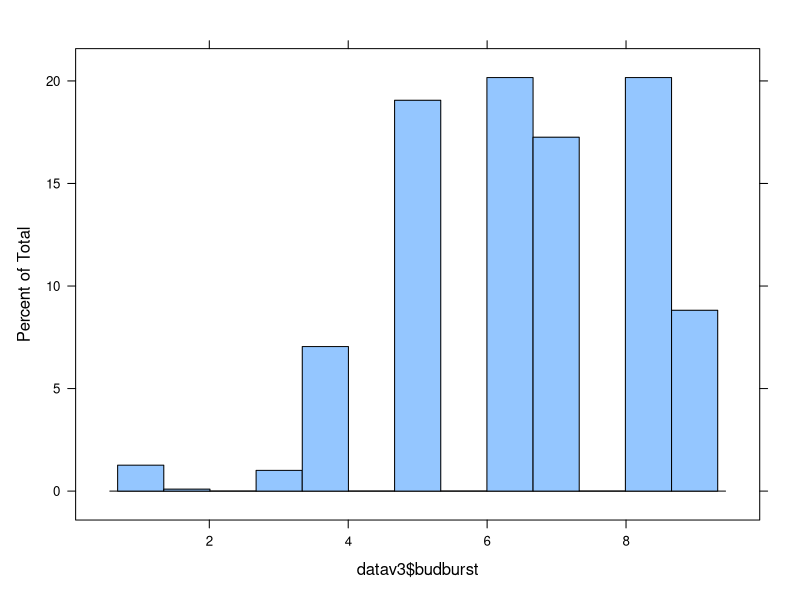
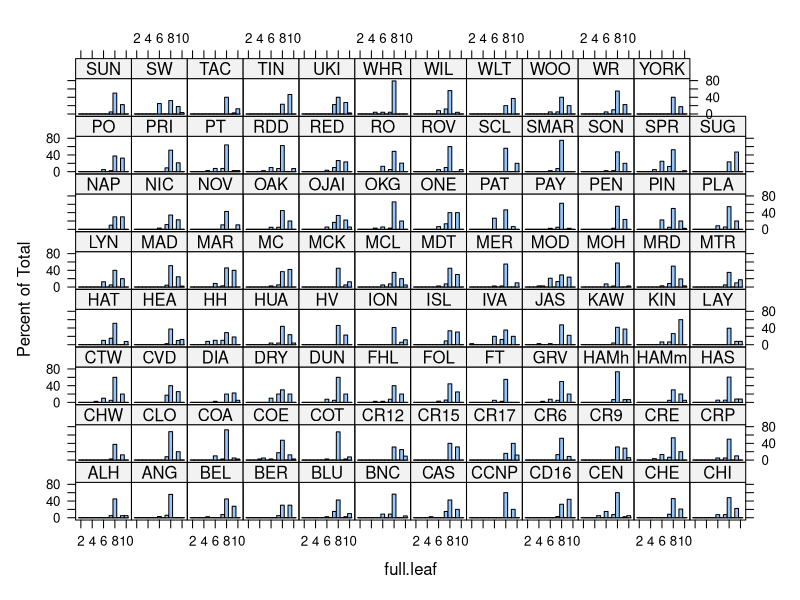
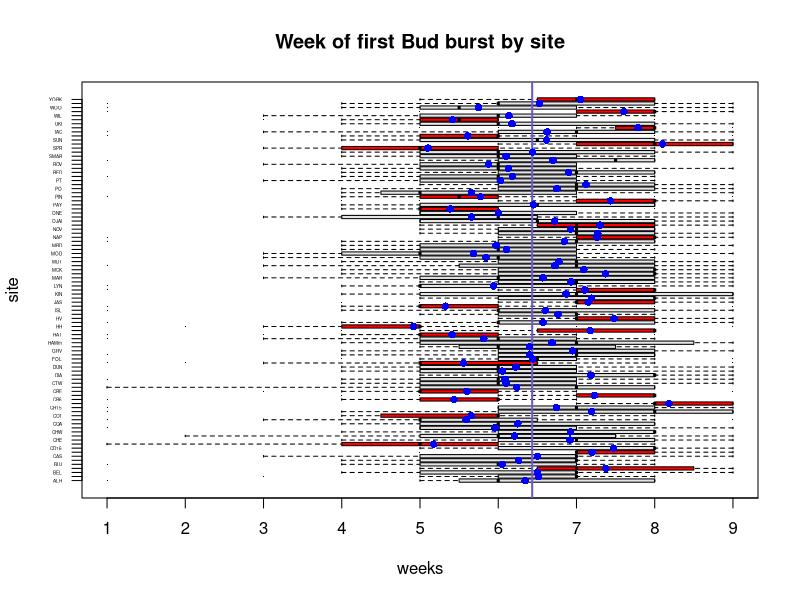
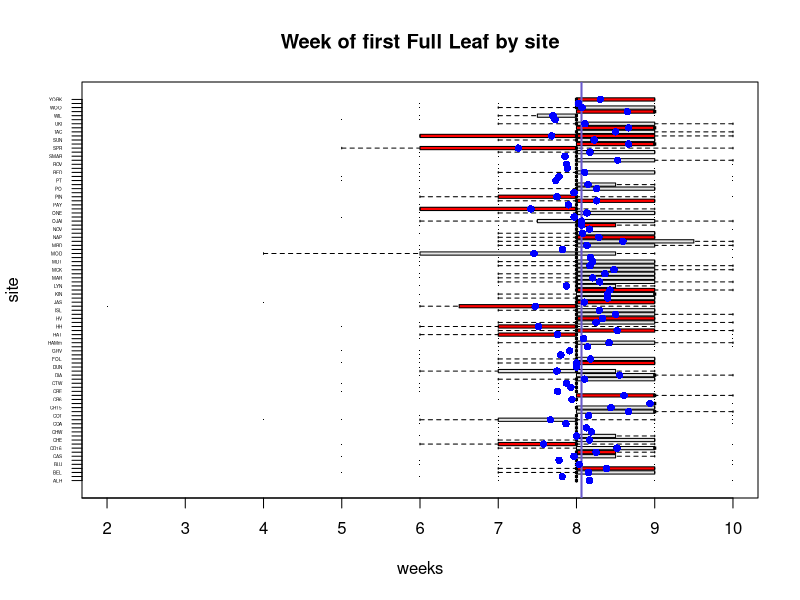

The R script that drew these images, in order:
# Getting started
# Started: April 24, 2015. Begin to assemble data, and improve legibility 
library(foreign)
library(lattice)


setwd("/Users/SamKrasnobrod/GitHub/OakResearchRepoSP2015") # Samuel
setwd("C:/GitHub/OakResearchRepoSP2015") # Robin

##########################################################################################################################                                                      

# This step takes a while to read in. 
#datav2 <- read.xlsx("ChicoPhenv2.xlsx", sheetIndex=1, header=TRUE, rowIndex = c(1, 3:3678), colIndex=c(1:22))     
datav2 <- read.csv("ChicoPhenv2.csv", header=TRUE, stringsAsFactors=FALSE)     

weeks <- which(grepl("^week", names(datav2), ignore.case=TRUE))


# Add a count of days from planting until bud burst (First recorded 1)
bb <- rep(NA, NROW(datav2))
for(i in 1:NROW(datav2)){
  x <- min(which(datav2[i,weeks]>0
           & !is.na(datav2[i,weeks])))
  bb[i] <- ifelse(x<Inf, x, NA)
}
datav2$budburst <- bb

# Add a count of weeks from planting until full leafs (First recorded 5)
fl <- rep(NA, NROW(datav2))
for(i in 1:NROW(datav2)){
  x <- min(which(datav2[i,weeks]==5))
  fl[i] <- ifelse(x<Inf, x, NA)
}
datav2$full.leaf <- fl

# Do some data cleaning to site name
# - If the site name starts with TAC, then replace it with "TAC" only, otherwise keep original value
datav2$site <- ifelse(grepl("^TAC", datav2$site, ignore.case=TRUE), "TAC", datav2$site)

# Only keep records with valid site names. 
site.factor <- as.factor(datav2$site) # converted site to a temp factor variable
bad.levels <- levels(site.factor)[1:13] # listed invalid site names
`%ni%` <- Negate(`%in%`) #Define a new function that is "not in"
datav3 <- subset(datav2, datav2$site %ni% bad.levels) #subset the data to only keep records without bad names


# merge on lat & long data by tree


# Sort by lat (instead of site)



# clean up
rm(bb, fl, site.factor, weeks, i, bad.levels, datav2, x);gc()

# Write the data as a text file - and produce SAS code to read in data. 
write.foreign(datav3, "ChicoPhen.txt", "ReadChicoPhen.sas", package="SAS")

#################################################################################################
## Use bb or fl against site in anova
library(lattice)
histogram(datav3$budburst) #shows bb for weeks 1-8
histogram(~full.leaf | site, data=datav3)

# CALCULATE THE MEAN VALUE PER SITE
mean.bb <- tapply(datav3$budburst, datav3$site, mean, na.rm=TRUE)
mean.fl <- tapply(datav3$full.leaf, datav3$site, mean, na.rm=TRUE)


# OVERALL MEANS - TO BE PLOTTED AS THE VERTICAL LINE
mean.total.bb <- mean(datav3$budburst, na.rm=TRUE)
mean.total.fl <- mean(datav3$full.leaf, na.rm=TRUE)

# Calculate the lower and upper quartiles for each variable by site
q1.bb <- tapply(datav3$budburst, datav3$site, function(x)quantile(x,.25, na.rm=TRUE))
q3.bb <- tapply(datav3$budburst, datav3$site, function(x)quantile(x,.75, na.rm=TRUE))
# COPY/PASTE CHANGE BB TO FL
q1.fl <- tapply(datav3$full.leaf, datav3$site, function(x)quantile(x,.25, na.rm=TRUE))
q3.fl <- tapply(datav3$full.leaf, datav3$site, function(x)quantile(x,.75, na.rm=TRUE))
# create a vector of colors, where if the Q1 is above the mean or Q3 is below the mean color it red.
color.bb <- ifelse(q1.bb>mean.total.bb | q3.bb<mean.total.bb, "red", "gray90")
#copy/paste and change bb to fl
color.fl <- ifelse(q1.fl>mean.total.fl | q3.bb<mean.total.fl, "red", "gray90")


#### PLOT BUDBURST DISTRIBUTION BY SITE ###

png(filename="budburst.png", width=480, height=1100) # get this height looking good before copy 

boxplot(budburst~site, data=datav3, horizontal=TRUE, axes=FALSE, pch=".", col=color.bb, 
        main="Week of first Bud burst by site", xlab="weeks")
axis(2, las=2, at=1:length(mean.bb), label=names(mean.bb), cex.axis=0.28)
axis(1, at=1:10)
box()
abline(v=mean.total.bb, col="slateblue", lwd=2)
points(mean.bb, 1:length(mean.bb), col="blue", pch=16)

dev.off()

# Copy/paste all above code and change to fl
png(filename="full.leaf.png", width=480, height=1100) 

boxplot(full.leaf~site, data=datav3, horizontal=TRUE, axes=FALSE, pch=".", col=color.bb, 
        main="Week of first Full Leaf by site", xlab="weeks")
axis(2, las=2, at=1:length(mean.fl), label=names(mean.fl), cex.axis=.28)
axis(1, at=1:10)
box()
abline(v=mean.total.fl, col="slateblue", lwd=2)
points(mean.fl, 1:length(mean.fl), col="blue", pch=16)


######################################################################

summary(aov(budburst~site, data=datav3)) #anova bb against site
summary(aov(full.leaf~site, data=datav3))


## Setup histogram with lattice for anova results
